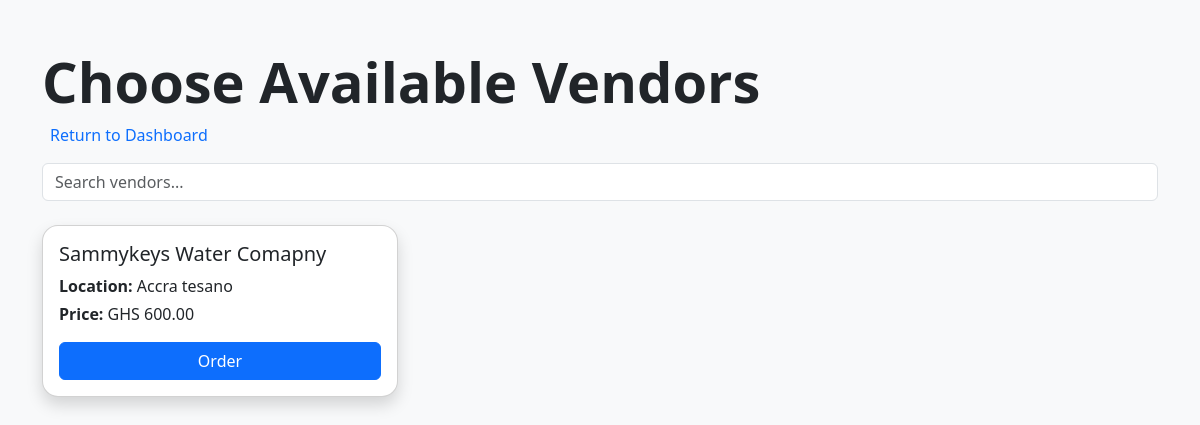
The app's page /customer/vendors/ (signed in), older data.
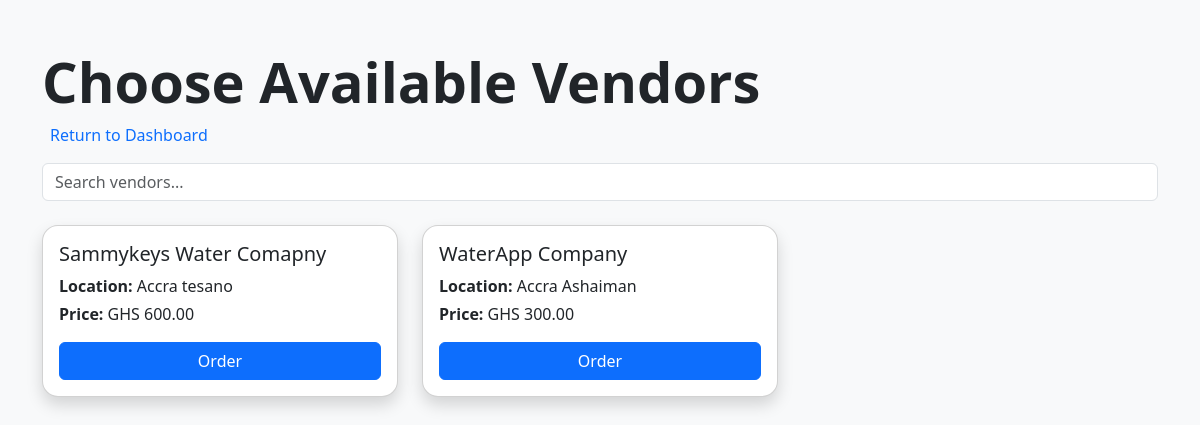
The same page, newer data.
### authentication/models.py (models this page shows, shortened)
class Vendor(models.Model):
    vendor_id = UniqueIDField(primary_key=True, editable=False, unique=True)
    user = models.OneToOneField(User, on_delete=models.CASCADE, related_name="vendor_profile")
    business_name = models.CharField(max_length=100)
    location = models.CharField(max_length=255)
    price_per_liter = models.DecimalField(max_digits=10, decimal_places=2)
    status = models.CharField(max_length=10, choices=DESCIPLINE_CHOICES, default='Active')

### authentication/views.py (the view, shortened to what this page needs)
# urls.py: path('customer/vendors/', Vendors.as_view(), name='vendors'),
@method_decorator((login_required, customer_required), name='dispatch')
class Vendors(View):
    template_name = 'customer/test/order_form.html'
    def get(self,request,*args,**kwargs):
        query = request.GET.get('q')  # <-- get search query from URL
        if query:
            vendors = Vendor.objects.filter(
                Q(name__icontains=query) |
                Q(location__icontains=query) |
                Q(phone__icontains=query)
            )
        else:
           vendors = Vendor.objects.all()
        form = OrderForm()
        context = {'vendors': vendors, 'form': form}
        return render(request, self.template_name,context)

### authentication/forms.py (shortened to what this page needs)
class OrderForm(forms.ModelForm):
    class Meta:
        model = Order
        fields = [
            'customer',
            'vendor',
            'payment_method',
            'litres',
            'tank_type',
        ]
        widgets = {
            'payment_method': forms.Select(attrs={'class': 'form-control'}),
            'tank_type': forms.Select(attrs={'class': 'form-control'}),
            'litres': forms.TextInput(attrs={'class': 'form-control', 'placeholder': 'Enter number of litres'}),
            'customer': forms.Select(attrs={'class': 'form-control'}),
            'vendor': forms.Select(attrs={'class': 'form-control'}),
        }

### packages/id_generator.py (called while the page is built)
def uniqueID():
    random_numbers = [str(random.randint(0, 9)) for _ in range(10)]
    return ''.join(random_numbers)

### templates/customer/test/order_form.html (shortened to what this page needs)
<!DOCTYPE html>
<html lang="en">
<head>
  <link href="https://cdn.jsdelivr.net/npm/bootstrap@5.3.0/dist/css/bootstrap.min.css" rel="stylesheet">
</head>
<body class="bg-light">
<div class="container py-5">
    <h1 class="fw-bold display-4 fade-in">Choose Available Vendors</h1>
    <a href="{% url 'customer_dashboard' %}" class="nav-link active text-primary mb-3">Return to Dashboard</a>
    <div class="mb-4">
      <input type="text" id="searchInput" class="form-control" placeholder="Search vendors...">
    </div>
    <div class="row" id="vendorList">
      {% for vendor in vendors %}
      <div class="col-md-4 mb-4 vendor-item">
        <div class="card p-3 shadow vendor-card">
          <h5 class="card-title">{{ vendor.business_name }}</h5>
          <p class="card-text mb-1"><strong>Location:</strong> {{ vendor.location }}</p>
          <p class="card-text"><strong>Price:</strong> GHS {{ vendor.price_per_liter }}</p>
          <button class="btn btn-primary w-100" onclick="openOrderModal('{{ vendor.vendor_id }}', '{{ vendor.business_name }}', '{{ vendor.price_per_liter }}')">Order</button>
        </div>
      </div>
      {% endfor %}
    </div>
</div>
</body>
</html>

Row changes from the older to the newer data that the page shows:
added Vendor: business_name "WaterApp Company", location "Accra Ashaiman", price_per_liter "300.00"
